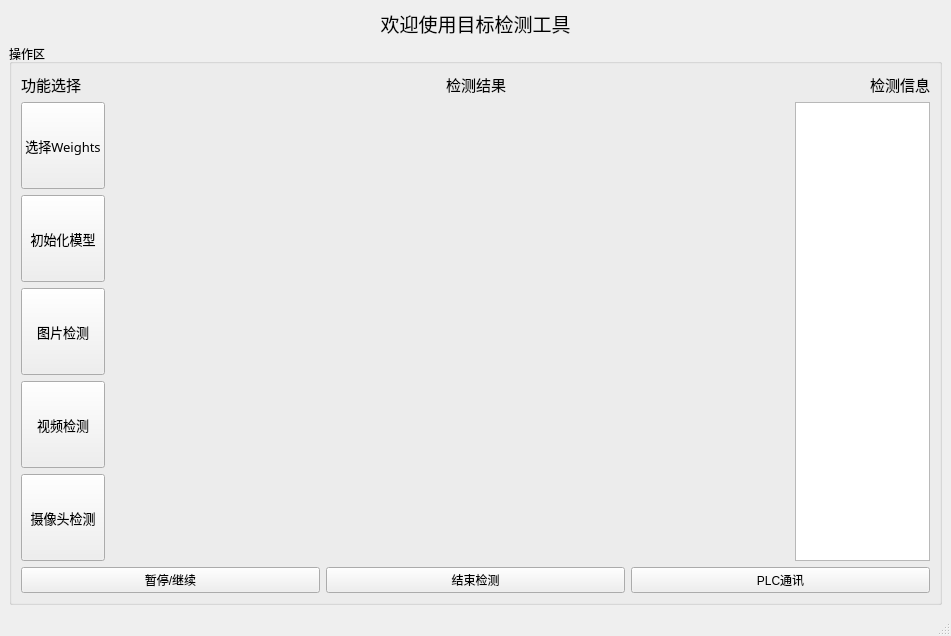
<?xml version="1.0" encoding="UTF-8"?>
<ui version="4.0">
 <class>MainWindow</class>
 <widget class="QMainWindow" name="MainWindow">
  <property name="geometry">
   <rect>
    <x>0</x>
    <y>0</y>
    <width>951</width>
    <height>636</height>
   </rect>
  </property>
  <property name="windowTitle">
   <string>目标检测工具</string>
  </property>
  <property name="windowIcon">
   <iconset>
    <normaloff>../../ui_img/icon.jpg</normaloff>../../ui_img/icon.jpg</iconset>
  </property>
  <widget class="QWidget" name="centralwidget">
   <property name="enabled">
    <bool>true</bool>
   </property>
   <property name="sizePolicy">
    <sizepolicy hsizetype="Preferred" vsizetype="Fixed">
     <horstretch>0</horstretch>
     <verstretch>0</verstretch>
    </sizepolicy>
   </property>
   <layout class="QVBoxLayout" name="verticalLayout_4" stretch="0,0">
    <item>
     <widget class="QLabel" name="label_5">
      <property name="font">
       <font>
        <family>Adobe Devanagari</family>
        <pointsize>14</pointsize>
       </font>
      </property>
      <property name="text">
       <string>欢迎使用目标检测工具</string>
      </property>
      <property name="alignment">
       <set>Qt::AlignCenter</set>
      </property>
     </widget>
    </item>
    <item>
     <widget class="QGroupBox" name="groupBox_2">
      <property name="title">
       <string>操作区</string>
      </property>
      <layout class="QVBoxLayout" name="verticalLayout_3">
       <item>
        <layout class="QHBoxLayout" name="horizontalLayout_4" stretch="1,4,1">
         <item>
          <widget class="QLabel" name="label_2">
           <property name="sizePolicy">
            <sizepolicy hsizetype="Minimum" vsizetype="Fixed">
             <horstretch>0</horstretch>
             <verstretch>0</verstretch>
            </sizepolicy>
           </property>
           <property name="maximumSize">
            <size>
             <width>1677215</width>
             <height>16777215</height>
            </size>
           </property>
           <property name="font">
            <font>
             <family>Adobe Devanagari</family>
             <pointsize>11</pointsize>
            </font>
           </property>
           <property name="text">
            <string>功能选择</string>
           </property>
           <property name="alignment">
            <set>Qt::AlignLeading|Qt::AlignLeft|Qt::AlignVCenter</set>
           </property>
          </widget>
         </item>
         <item>
          <widget class="QLabel" name="label_3">
           <property name="sizePolicy">
            <sizepolicy hsizetype="Minimum" vsizetype="Fixed">
             <horstretch>0</horstretch>
             <verstretch>0</verstretch>
            </sizepolicy>
           </property>
           <property name="maximumSize">
            <size>
             <width>1677215</width>
             <height>16777215</height>
            </size>
           </property>
           <property name="font">
            <font>
             <family>Adobe Devanagari</family>
             <pointsize>11</pointsize>
            </font>
           </property>
           <property name="text">
            <string>检测结果</string>
           </property>
           <property name="alignment">
            <set>Qt::AlignCenter</set>
           </property>
          </widget>
         </item>
         <item>
          <widget class="QLabel" name="label_4">
           <property name="sizePolicy">
            <sizepolicy hsizetype="Minimum" vsizetype="Fixed">
             <horstretch>0</horstretch>
             <verstretch>0</verstretch>
            </sizepolicy>
           </property>
           <property name="maximumSize">
            <size>
             <width>1677215</width>
             <height>16777215</height>
            </size>
           </property>
           <property name="font">
            <font>
             <family>Adobe Devanagari</family>
             <pointsize>11</pointsize>
            </font>
           </property>
           <property name="text">
            <string>检测信息</string>
           </property>
           <property name="alignment">
            <set>Qt::AlignRight|Qt::AlignTrailing|Qt::AlignVCenter</set>
           </property>
          </widget>
         </item>
        </layout>
       </item>
       <item>
        <layout class="QHBoxLayout" name="horizontalLayout_3" stretch="1,11">
         <item>
          <layout class="QVBoxLayout" name="verticalLayout">
           <item>
            <widget class="QPushButton" name="pushButton_weights">
             <property name="sizePolicy">
              <sizepolicy hsizetype="Minimum" vsizetype="Preferred">
               <horstretch>0</horstretch>
               <verstretch>0</verstretch>
              </sizepolicy>
             </property>
             <property name="font">
              <font>
               <family>Adobe Devanagari</family>
               <pointsize>10</pointsize>
              </font>
             </property>
             <property name="text">
              <string>选择Weights</string>
             </property>
            </widget>
           </item>
           <item>
            <widget class="QPushButton" name="pushButton_init">
             <property name="sizePolicy">
              <sizepolicy hsizetype="Minimum" vsizetype="Preferred">
               <horstretch>0</horstretch>
               <verstretch>0</verstretch>
              </sizepolicy>
             </property>
             <property name="font">
              <font>
               <family>Adobe Devanagari</family>
               <pointsize>10</pointsize>
              </font>
             </property>
             <property name="text">
              <string>初始化模型</string>
             </property>
            </widget>
           </item>
           <item>
            <widget class="QPushButton" name="pushButton_img">
             <property name="sizePolicy">
              <sizepolicy hsizetype="Minimum" vsizetype="Preferred">
               <horstretch>0</horstretch>
               <verstretch>0</verstretch>
              </sizepolicy>
             </property>
             <property name="font">
              <font>
               <family>Adobe Devanagari</family>
               <pointsize>10</pointsize>
              </font>
             </property>
             <property name="text">
              <string>图片检测</string>
             </property>
            </widget>
           </item>
           <item>
            <widget class="QPushButton" name="pushButton_video">
             <property name="sizePolicy">
              <sizepolicy hsizetype="Minimum" vsizetype="Preferred">
               <horstretch>0</horstretch>
               <verstretch>0</verstretch>
              </sizepolicy>
             </property>
             <property name="font">
              <font>
               <family>Adobe Devanagari</family>
               <pointsize>10</pointsize>
              </font>
             </property>
             <property name="text">
              <string>视频检测</string>
             </property>
            </widget>
           </item>
           <item>
            <widget class="QPushButton" name="pushButton_camer">
             <property name="sizePolicy">
              <sizepolicy hsizetype="Minimum" vsizetype="Preferred">
               <horstretch>0</horstretch>
               <verstretch>0</verstretch>
              </sizepolicy>
             </property>
             <property name="font">
              <font>
               <family>Adobe Devanagari</family>
               <pointsize>10</pointsize>
              </font>
             </property>
             <property name="text">
              <string>摄像头检测</string>
             </property>
            </widget>
           </item>
          </layout>
         </item>
         <item>
          <layout class="QHBoxLayout" name="horizontalLayout_2" stretch="5,1">
           <item>
            <widget class="QLabel" name="label">
             <property name="text">
              <string/>
             </property>
            </widget>
           </item>
           <item>
            <widget class="QTextBrowser" name="textBrowser"/>
           </item>
          </layout>
         </item>
        </layout>
       </item>
       <item>
        <layout class="QHBoxLayout" name="horizontalLayout">
         <item>
          <widget class="QPushButton" name="pushButton_stop">
           <property name="text">
            <string>暂停/继续</string>
           </property>
          </widget>
         </item>
         <item>
          <widget class="QPushButton" name="pushButton_finish">
           <property name="text">
            <string>结束检测</string>
           </property>
          </widget>
         </item>
         <item>
          <widget class="QPushButton" name="pushButton_plc">
           <property name="mouseTracking">
            <bool>true</bool>
           </property>
           <property name="text">
            <string>PLC通讯</string>
           </property>
          </widget>
         </item>
        </layout>
       </item>
      </layout>
     </widget>
    </item>
   </layout>
  </widget>
  <widget class="QStatusBar" name="statusbar"/>
 </widget>
 <resources/>
 <connections/>
</ui>
